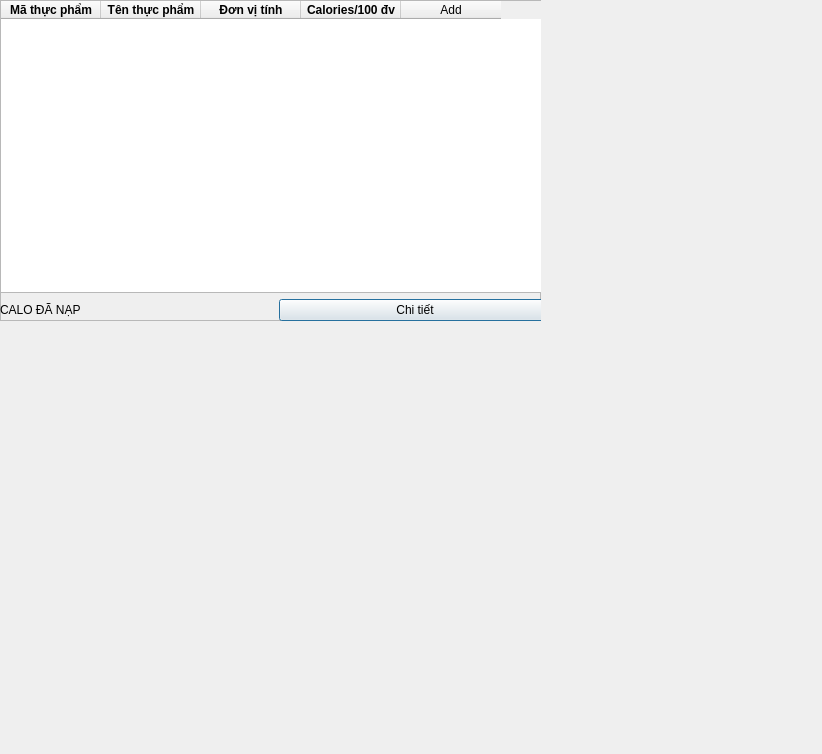
<?xml version="1.0" encoding="UTF-8"?>
<ui version="4.0">
 <class>FoodTab</class>
 <widget class="QDialog" name="FoodTab">
  <property name="geometry">
   <rect>
    <x>0</x>
    <y>0</y>
    <width>822</width>
    <height>754</height>
   </rect>
  </property>
  <property name="windowTitle">
   <string>Dialog</string>
  </property>
  <widget class="QFrame" name="frame">
   <property name="geometry">
    <rect>
     <x>0</x>
     <y>0</y>
     <width>541</width>
     <height>321</height>
    </rect>
   </property>
   <property name="frameShape">
    <enum>QFrame::StyledPanel</enum>
   </property>
   <property name="frameShadow">
    <enum>QFrame::Raised</enum>
   </property>
   <widget class="QWidget" name="gridLayoutWidget">
    <property name="geometry">
     <rect>
      <x>0</x>
      <y>0</y>
      <width>551</width>
      <height>321</height>
     </rect>
    </property>
    <layout class="QGridLayout" name="gridLayout">
     <item row="1" column="0">
      <widget class="QLabel" name="calolabel">
       <property name="text">
        <string>CALO ĐÃ NẠP</string>
       </property>
      </widget>
     </item>
     <item row="0" column="0" colspan="2">
      <widget class="QTableWidget" name="tableWidget">
       <property name="tabletTracking">
        <bool>false</bool>
       </property>
       <property name="sizeAdjustPolicy">
        <enum>QAbstractScrollArea::AdjustToContents</enum>
       </property>
       <attribute name="verticalHeaderVisible">
        <bool>false</bool>
       </attribute>
       <column>
        <property name="text">
         <string>Mã thực phẩm</string>
        </property>
        <property name="font">
         <font>
          <bold>true</bold>
         </font>
        </property>
       </column>
       <column>
        <property name="text">
         <string>Tên thực phẩm</string>
        </property>
        <property name="font">
         <font>
          <bold>true</bold>
         </font>
        </property>
       </column>
       <column>
        <property name="text">
         <string>Đơn vị tính</string>
        </property>
        <property name="font">
         <font>
          <bold>true</bold>
         </font>
        </property>
       </column>
       <column>
        <property name="text">
         <string>Calories/100 đv</string>
        </property>
        <property name="font">
         <font>
          <bold>true</bold>
         </font>
        </property>
       </column>
       <column>
        <property name="text">
         <string>Add</string>
        </property>
       </column>
      </widget>
     </item>
     <item row="1" column="1">
      <widget class="QPushButton" name="detailButton">
       <property name="text">
        <string>Chi tiết</string>
       </property>
      </widget>
     </item>
    </layout>
   </widget>
  </widget>
 </widget>
 <resources/>
 <connections/>
</ui>
